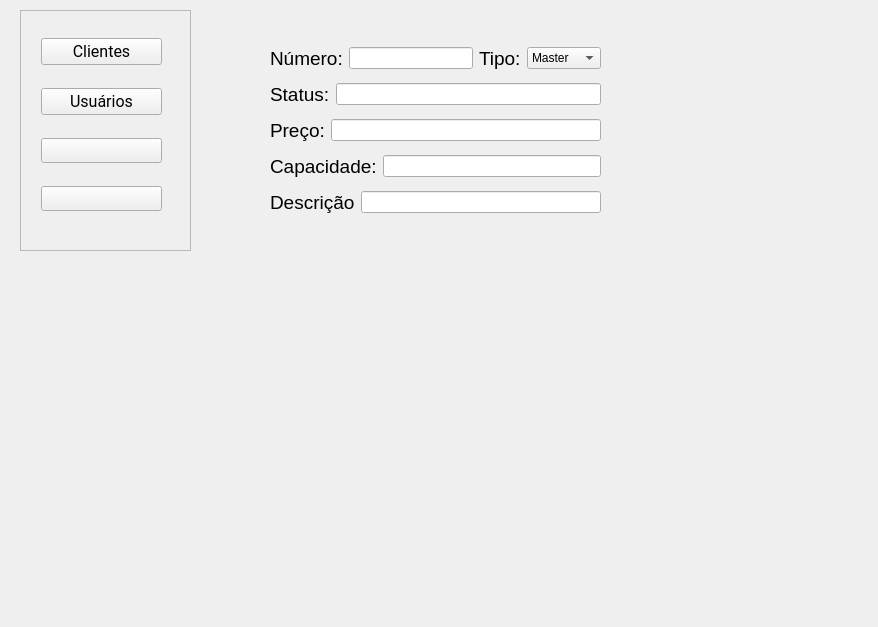
<?xml version="1.0" encoding="UTF-8"?>
<ui version="4.0">
 <class>MainWindow</class>
 <widget class="QMainWindow" name="MainWindow">
  <property name="geometry">
   <rect>
    <x>0</x>
    <y>0</y>
    <width>878</width>
    <height>627</height>
   </rect>
  </property>
  <property name="windowTitle">
   <string>MainWindow</string>
  </property>
  <widget class="QWidget" name="centralwidget">
   <widget class="QStackedWidget" name="stackedMenu">
    <property name="geometry">
     <rect>
      <x>20</x>
      <y>10</y>
      <width>171</width>
      <height>241</height>
     </rect>
    </property>
    <property name="frameShape">
     <enum>QFrame::StyledPanel</enum>
    </property>
    <property name="frameShadow">
     <enum>QFrame::Raised</enum>
    </property>
    <property name="currentIndex">
     <number>0</number>
    </property>
    <widget class="QWidget" name="stackedWidgetPage1">
     <widget class="QWidget" name="verticalLayoutWidget">
      <property name="geometry">
       <rect>
        <x>20</x>
        <y>10</y>
        <width>121</width>
        <height>211</height>
       </rect>
      </property>
      <layout class="QVBoxLayout" name="verticalLayout">
       <item>
        <widget class="QPushButton" name="clienteButton">
         <property name="font">
          <font>
           <family>Roboto</family>
           <pointsize>12</pointsize>
           <weight>50</weight>
           <italic>false</italic>
           <bold>false</bold>
          </font>
         </property>
         <property name="text">
          <string>Clientes</string>
         </property>
        </widget>
       </item>
       <item>
        <widget class="QPushButton" name="userButton">
         <property name="font">
          <font>
           <family>Roboto</family>
           <pointsize>12</pointsize>
           <weight>50</weight>
           <italic>false</italic>
           <bold>false</bold>
          </font>
         </property>
         <property name="text">
          <string>Usuários</string>
         </property>
        </widget>
       </item>
       <item>
        <widget class="QPushButton" name="pushButton_4">
         <property name="font">
          <font>
           <family>Roboto</family>
           <pointsize>10</pointsize>
           <weight>50</weight>
           <italic>true</italic>
           <bold>false</bold>
          </font>
         </property>
         <property name="text">
          <string/>
         </property>
        </widget>
       </item>
       <item>
        <widget class="QPushButton" name="pushButton_2">
         <property name="font">
          <font>
           <family>Roboto</family>
           <pointsize>10</pointsize>
           <weight>50</weight>
           <italic>true</italic>
           <bold>false</bold>
          </font>
         </property>
         <property name="text">
          <string/>
         </property>
        </widget>
       </item>
      </layout>
     </widget>
    </widget>
    <widget class="QWidget" name="page_4">
     <widget class="QWidget" name="verticalLayoutWidget_2">
      <property name="geometry">
       <rect>
        <x>0</x>
        <y>10</y>
        <width>121</width>
        <height>211</height>
       </rect>
      </property>
      <layout class="QVBoxLayout" name="verticalLayout_2">
       <item>
        <widget class="QLabel" name="label">
         <property name="font">
          <font>
           <family>Roboto</family>
           <pointsize>12</pointsize>
           <weight>75</weight>
           <bold>true</bold>
          </font>
         </property>
         <property name="text">
          <string>       Clientes</string>
         </property>
        </widget>
       </item>
       <item>
        <widget class="QPushButton" name="client_cadstrButton">
         <property name="font">
          <font>
           <family>Roboto</family>
           <pointsize>10</pointsize>
           <weight>50</weight>
           <italic>true</italic>
           <bold>false</bold>
          </font>
         </property>
         <property name="text">
          <string>Novo Cadastro</string>
         </property>
        </widget>
       </item>
       <item>
        <widget class="QPushButton" name="cliente_listarButton">
         <property name="font">
          <font>
           <family>Roboto</family>
           <pointsize>10</pointsize>
           <weight>50</weight>
           <italic>true</italic>
           <bold>false</bold>
          </font>
         </property>
         <property name="text">
          <string>Listar Clientes</string>
         </property>
        </widget>
       </item>
       <item>
        <widget class="QPushButton" name="clienteButton_back">
         <property name="font">
          <font>
           <family>Roboto</family>
           <pointsize>10</pointsize>
           <weight>50</weight>
           <italic>true</italic>
           <bold>false</bold>
          </font>
         </property>
         <property name="text">
          <string>Voltar</string>
         </property>
        </widget>
       </item>
       <item>
        <spacer name="verticalSpacer_2">
         <property name="orientation">
          <enum>Qt::Vertical</enum>
         </property>
         <property name="sizeHint" stdset="0">
          <size>
           <width>20</width>
           <height>40</height>
          </size>
         </property>
        </spacer>
       </item>
      </layout>
     </widget>
     <widget class="QPushButton" name="open_closeButton">
      <property name="geometry">
       <rect>
        <x>0</x>
        <y>340</y>
        <width>31</width>
        <height>31</height>
       </rect>
      </property>
      <property name="font">
       <font>
        <pointsize>12</pointsize>
        <weight>75</weight>
        <bold>true</bold>
       </font>
      </property>
      <property name="text">
       <string/>
      </property>
     </widget>
    </widget>
    <widget class="QWidget" name="page_5">
     <widget class="QWidget" name="verticalLayoutWidget_4">
      <property name="geometry">
       <rect>
        <x>0</x>
        <y>10</y>
        <width>121</width>
        <height>211</height>
       </rect>
      </property>
      <layout class="QVBoxLayout" name="verticalLayout_4">
       <item>
        <widget class="QLabel" name="label_2">
         <property name="font">
          <font>
           <family>Roboto</family>
           <pointsize>12</pointsize>
           <weight>75</weight>
           <bold>true</bold>
          </font>
         </property>
         <property name="text">
          <string>      Usuários</string>
         </property>
        </widget>
       </item>
       <item>
        <widget class="QPushButton" name="user_cadstrButton">
         <property name="font">
          <font>
           <family>Roboto</family>
           <pointsize>10</pointsize>
           <weight>50</weight>
           <italic>true</italic>
           <bold>false</bold>
          </font>
         </property>
         <property name="text">
          <string>Novo Cadastro</string>
         </property>
        </widget>
       </item>
       <item>
        <widget class="QPushButton" name="user_listarButton">
         <property name="font">
          <font>
           <family>Roboto</family>
           <pointsize>10</pointsize>
           <weight>50</weight>
           <italic>true</italic>
           <bold>false</bold>
          </font>
         </property>
         <property name="text">
          <string>Listar Usuários</string>
         </property>
        </widget>
       </item>
       <item>
        <widget class="QPushButton" name="userButton_back">
         <property name="font">
          <font>
           <family>Roboto</family>
           <pointsize>10</pointsize>
           <weight>50</weight>
           <italic>true</italic>
           <bold>false</bold>
          </font>
         </property>
         <property name="text">
          <string>Voltar</string>
         </property>
        </widget>
       </item>
       <item>
        <spacer name="verticalSpacer_4">
         <property name="orientation">
          <enum>Qt::Vertical</enum>
         </property>
         <property name="sizeHint" stdset="0">
          <size>
           <width>20</width>
           <height>40</height>
          </size>
         </property>
        </spacer>
       </item>
      </layout>
     </widget>
    </widget>
   </widget>
   <widget class="QStackedWidget" name="stackedWidget">
    <property name="geometry">
     <rect>
      <x>200</x>
      <y>30</y>
      <width>641</width>
      <height>591</height>
     </rect>
    </property>
    <property name="currentIndex">
     <number>4</number>
    </property>
    <widget class="QWidget" name="page">
     <widget class="QTableWidget" name="tableWidget">
      <property name="geometry">
       <rect>
        <x>10</x>
        <y>20</y>
        <width>631</width>
        <height>481</height>
       </rect>
      </property>
      <property name="font">
       <font>
        <family>Roboto</family>
        <pointsize>12</pointsize>
        <weight>50</weight>
        <bold>false</bold>
       </font>
      </property>
      <column>
       <property name="text">
        <string>ID</string>
       </property>
      </column>
      <column>
       <property name="text">
        <string>Nome</string>
       </property>
      </column>
      <column>
       <property name="text">
        <string>CPF   </string>
       </property>
      </column>
      <column>
       <property name="text">
        <string>E-mail</string>
       </property>
      </column>
      <column>
       <property name="text">
        <string>Telefone</string>
       </property>
      </column>
      <column>
       <property name="text">
        <string>Endereço</string>
       </property>
      </column>
     </widget>
     <widget class="QPushButton" name="editButton">
      <property name="geometry">
       <rect>
        <x>10</x>
        <y>540</y>
        <width>91</width>
        <height>41</height>
       </rect>
      </property>
      <property name="font">
       <font>
        <family>Roboto</family>
        <pointsize>10</pointsize>
        <weight>50</weight>
        <italic>true</italic>
        <bold>false</bold>
       </font>
      </property>
      <property name="text">
       <string>Editar</string>
      </property>
     </widget>
     <widget class="QPushButton" name="dellButton">
      <property name="geometry">
       <rect>
        <x>110</x>
        <y>540</y>
        <width>91</width>
        <height>41</height>
       </rect>
      </property>
      <property name="font">
       <font>
        <family>Roboto</family>
        <pointsize>10</pointsize>
        <weight>50</weight>
        <italic>true</italic>
        <bold>false</bold>
       </font>
      </property>
      <property name="text">
       <string>Deletar</string>
      </property>
     </widget>
     <widget class="QPushButton" name="closeButton">
      <property name="geometry">
       <rect>
        <x>610</x>
        <y>550</y>
        <width>31</width>
        <height>31</height>
       </rect>
      </property>
      <property name="font">
       <font>
        <pointsize>12</pointsize>
        <weight>75</weight>
        <bold>true</bold>
       </font>
      </property>
      <property name="text">
       <string/>
      </property>
     </widget>
    </widget>
    <widget class="QWidget" name="page_2">
     <widget class="QWidget" name="verticalLayoutWidget_3">
      <property name="geometry">
       <rect>
        <x>10</x>
        <y>20</y>
        <width>631</width>
        <height>391</height>
       </rect>
      </property>
      <layout class="QVBoxLayout" name="verticalLayout_3">
       <item>
        <layout class="QHBoxLayout" name="horizontalLayout_5">
         <item>
          <widget class="QLabel" name="label_name">
           <property name="font">
            <font>
             <family>Roboto</family>
             <pointsize>12</pointsize>
             <weight>50</weight>
             <italic>false</italic>
             <bold>false</bold>
            </font>
           </property>
           <property name="text">
            <string>Nome</string>
           </property>
          </widget>
         </item>
         <item>
          <widget class="QLineEdit" name="lineEdit_name">
           <property name="placeholderText">
            <string>Informe seu Nome completo...</string>
           </property>
          </widget>
         </item>
        </layout>
       </item>
       <item>
        <layout class="QHBoxLayout" name="horizontalLayout_3">
         <item>
          <widget class="QLabel" name="label_user_3">
           <property name="font">
            <font>
             <family>Roboto</family>
             <pointsize>12</pointsize>
             <weight>50</weight>
             <italic>false</italic>
             <bold>false</bold>
            </font>
           </property>
           <property name="text">
            <string>CPF</string>
           </property>
          </widget>
         </item>
         <item>
          <widget class="QLineEdit" name="lineEdit_cpf">
           <property name="placeholderText">
            <string>Informe seu CPF...</string>
           </property>
          </widget>
         </item>
        </layout>
       </item>
       <item>
        <layout class="QHBoxLayout" name="horizontalLayout_6">
         <item>
          <widget class="QLabel" name="label_email">
           <property name="font">
            <font>
             <family>Roboto</family>
             <pointsize>12</pointsize>
             <weight>50</weight>
             <italic>false</italic>
             <bold>false</bold>
            </font>
           </property>
           <property name="text">
            <string>E-mail</string>
           </property>
          </widget>
         </item>
         <item>
          <widget class="QLineEdit" name="lineEdit_email">
           <property name="placeholderText">
            <string>Informe seu E-mail...</string>
           </property>
          </widget>
         </item>
         <item>
          <widget class="QLabel" name="label_user_4">
           <property name="font">
            <font>
             <family>Roboto</family>
             <pointsize>12</pointsize>
             <weight>50</weight>
             <italic>false</italic>
             <bold>false</bold>
            </font>
           </property>
           <property name="text">
            <string>Telefone</string>
           </property>
          </widget>
         </item>
         <item>
          <widget class="QLineEdit" name="lineEdit_phone">
           <property name="placeholderText">
            <string>Informe seu número de Telefone...</string>
           </property>
          </widget>
         </item>
        </layout>
       </item>
       <item>
        <layout class="QHBoxLayout" name="horizontalLayout_7">
         <item>
          <widget class="QLabel" name="label_user_5">
           <property name="font">
            <font>
             <family>Roboto</family>
             <pointsize>12</pointsize>
             <weight>50</weight>
             <italic>false</italic>
             <bold>false</bold>
            </font>
           </property>
           <property name="text">
            <string>Endereço</string>
           </property>
          </widget>
         </item>
         <item>
          <widget class="QLineEdit" name="lineEdit_endereco">
           <property name="placeholderText">
            <string>Informe seu Endereço...</string>
           </property>
          </widget>
         </item>
        </layout>
       </item>
       <item>
        <spacer name="verticalSpacer_3">
         <property name="orientation">
          <enum>Qt::Vertical</enum>
         </property>
         <property name="sizeType">
          <enum>QSizePolicy::Expanding</enum>
         </property>
         <property name="sizeHint" stdset="0">
          <size>
           <width>20</width>
           <height>40</height>
          </size>
         </property>
        </spacer>
       </item>
      </layout>
     </widget>
     <widget class="QPushButton" name="Button_cadstr">
      <property name="geometry">
       <rect>
        <x>10</x>
        <y>540</y>
        <width>91</width>
        <height>41</height>
       </rect>
      </property>
      <property name="font">
       <font>
        <family>Roboto</family>
        <pointsize>10</pointsize>
        <weight>50</weight>
        <italic>true</italic>
        <bold>false</bold>
       </font>
      </property>
      <property name="text">
       <string>Cadastrar</string>
      </property>
     </widget>
     <widget class="QPushButton" name="closeButton_2">
      <property name="geometry">
       <rect>
        <x>610</x>
        <y>550</y>
        <width>31</width>
        <height>31</height>
       </rect>
      </property>
      <property name="font">
       <font>
        <pointsize>12</pointsize>
        <weight>75</weight>
        <bold>true</bold>
       </font>
      </property>
      <property name="text">
       <string/>
      </property>
     </widget>
    </widget>
    <widget class="QWidget" name="page_3">
     <widget class="QTableWidget" name="tableWidget_2">
      <property name="geometry">
       <rect>
        <x>10</x>
        <y>20</y>
        <width>631</width>
        <height>481</height>
       </rect>
      </property>
      <property name="font">
       <font>
        <family>Roboto</family>
        <pointsize>12</pointsize>
        <weight>50</weight>
        <bold>false</bold>
       </font>
      </property>
      <column>
       <property name="text">
        <string>ID</string>
       </property>
      </column>
      <column>
       <property name="text">
        <string>Nome</string>
       </property>
      </column>
      <column>
       <property name="text">
        <string>Usuário</string>
       </property>
      </column>
      <column>
       <property name="text">
        <string>E-mail</string>
       </property>
      </column>
      <column>
       <property name="text">
        <string>Senha</string>
       </property>
      </column>
     </widget>
     <widget class="QPushButton" name="editButton_2">
      <property name="geometry">
       <rect>
        <x>10</x>
        <y>540</y>
        <width>91</width>
        <height>41</height>
       </rect>
      </property>
      <property name="font">
       <font>
        <family>Roboto</family>
        <pointsize>10</pointsize>
        <weight>50</weight>
        <italic>true</italic>
        <bold>false</bold>
       </font>
      </property>
      <property name="text">
       <string>Editar</string>
      </property>
     </widget>
     <widget class="QPushButton" name="dellButton_2">
      <property name="geometry">
       <rect>
        <x>110</x>
        <y>540</y>
        <width>91</width>
        <height>41</height>
       </rect>
      </property>
      <property name="font">
       <font>
        <family>Roboto</family>
        <pointsize>10</pointsize>
        <weight>50</weight>
        <italic>true</italic>
        <bold>false</bold>
       </font>
      </property>
      <property name="text">
       <string>Deletar</string>
      </property>
     </widget>
     <widget class="QPushButton" name="closeButton_3">
      <property name="geometry">
       <rect>
        <x>610</x>
        <y>550</y>
        <width>31</width>
        <height>31</height>
       </rect>
      </property>
      <property name="font">
       <font>
        <pointsize>12</pointsize>
        <weight>75</weight>
        <bold>true</bold>
       </font>
      </property>
      <property name="text">
       <string/>
      </property>
     </widget>
    </widget>
    <widget class="QWidget" name="page_6">
     <widget class="QPushButton" name="closeButton_4">
      <property name="geometry">
       <rect>
        <x>610</x>
        <y>550</y>
        <width>31</width>
        <height>31</height>
       </rect>
      </property>
      <property name="font">
       <font>
        <pointsize>12</pointsize>
        <weight>75</weight>
        <bold>true</bold>
       </font>
      </property>
      <property name="text">
       <string/>
      </property>
     </widget>
     <widget class="QWidget" name="verticalLayoutWidget_5">
      <property name="geometry">
       <rect>
        <x>10</x>
        <y>20</y>
        <width>631</width>
        <height>391</height>
       </rect>
      </property>
      <layout class="QVBoxLayout" name="verticalLayout_5">
       <item>
        <layout class="QHBoxLayout" name="horizontalLayout_8">
         <item>
          <widget class="QLabel" name="label_name_2">
           <property name="font">
            <font>
             <family>Roboto</family>
             <pointsize>12</pointsize>
             <weight>50</weight>
             <italic>false</italic>
             <bold>false</bold>
            </font>
           </property>
           <property name="text">
            <string>Nome</string>
           </property>
          </widget>
         </item>
         <item>
          <widget class="QLineEdit" name="lineEdit_name_2">
           <property name="placeholderText">
            <string>Informe seu Nome completo...</string>
           </property>
          </widget>
         </item>
        </layout>
       </item>
       <item>
        <layout class="QHBoxLayout" name="horizontalLayout_4">
         <item>
          <widget class="QLabel" name="label_user_6">
           <property name="font">
            <font>
             <family>Roboto</family>
             <pointsize>12</pointsize>
             <weight>50</weight>
             <italic>false</italic>
             <bold>false</bold>
            </font>
           </property>
           <property name="text">
            <string>Usuário</string>
           </property>
          </widget>
         </item>
         <item>
          <widget class="QLineEdit" name="lineEdit_user">
           <property name="placeholderText">
            <string>Informe seu CPF...</string>
           </property>
          </widget>
         </item>
        </layout>
       </item>
       <item>
        <layout class="QHBoxLayout" name="horizontalLayout_9">
         <item>
          <widget class="QLabel" name="label_email_2">
           <property name="font">
            <font>
             <family>Roboto</family>
             <pointsize>12</pointsize>
             <weight>50</weight>
             <italic>false</italic>
             <bold>false</bold>
            </font>
           </property>
           <property name="text">
            <string>E-mail</string>
           </property>
          </widget>
         </item>
         <item>
          <widget class="QLineEdit" name="lineEdit_email_2">
           <property name="placeholderText">
            <string>Informe seu E-mail...</string>
           </property>
          </widget>
         </item>
        </layout>
       </item>
       <item>
        <layout class="QHBoxLayout" name="horizontalLayout_10"/>
       </item>
       <item>
        <layout class="QHBoxLayout" name="horizontalLayout_11">
         <item>
          <widget class="QLabel" name="label_passwrd">
           <property name="font">
            <font>
             <family>Roboto</family>
             <pointsize>12</pointsize>
             <weight>50</weight>
             <italic>false</italic>
             <bold>false</bold>
            </font>
           </property>
           <property name="text">
            <string>Senha</string>
           </property>
          </widget>
         </item>
         <item>
          <layout class="QVBoxLayout" name="verticalLayout_6">
           <item>
            <widget class="QLineEdit" name="lineEdit_passwrd">
             <property name="placeholderText">
              <string>Informe sua Senha...</string>
             </property>
            </widget>
           </item>
           <item>
            <widget class="QLineEdit" name="lineEdit_passwrd_confirm">
             <property name="placeholderText">
              <string>Confirme sua Senha...</string>
             </property>
            </widget>
           </item>
          </layout>
         </item>
         <item>
          <widget class="QPushButton" name="passButton_view">
           <property name="text">
            <string/>
           </property>
          </widget>
         </item>
        </layout>
       </item>
       <item>
        <spacer name="verticalSpacer_5">
         <property name="orientation">
          <enum>Qt::Vertical</enum>
         </property>
         <property name="sizeType">
          <enum>QSizePolicy::Expanding</enum>
         </property>
         <property name="sizeHint" stdset="0">
          <size>
           <width>20</width>
           <height>40</height>
          </size>
         </property>
        </spacer>
       </item>
      </layout>
     </widget>
     <widget class="QPushButton" name="Button_cadstr_2">
      <property name="geometry">
       <rect>
        <x>10</x>
        <y>540</y>
        <width>91</width>
        <height>41</height>
       </rect>
      </property>
      <property name="font">
       <font>
        <family>Roboto</family>
        <pointsize>10</pointsize>
        <weight>50</weight>
        <italic>true</italic>
        <bold>false</bold>
       </font>
      </property>
      <property name="text">
       <string>Cadastrar</string>
      </property>
     </widget>
    </widget>
    <widget class="QWidget" name="page_7">
     <widget class="QWidget" name="verticalLayoutWidget_7">
      <property name="geometry">
       <rect>
        <x>70</x>
        <y>10</y>
        <width>331</width>
        <height>181</height>
       </rect>
      </property>
      <layout class="QVBoxLayout" name="verticalLayout_8">
       <item>
        <layout class="QHBoxLayout" name="horizontalLayout_2">
         <item>
          <widget class="QLabel" name="label_4">
           <property name="font">
            <font>
             <pointsize>14</pointsize>
            </font>
           </property>
           <property name="text">
            <string>Número:</string>
           </property>
          </widget>
         </item>
         <item>
          <widget class="QLineEdit" name="lineEdit_2"/>
         </item>
         <item>
          <widget class="QLabel" name="label_3">
           <property name="font">
            <font>
             <pointsize>14</pointsize>
            </font>
           </property>
           <property name="text">
            <string>Tipo:</string>
           </property>
          </widget>
         </item>
         <item>
          <widget class="QComboBox" name="comboBox">
           <item>
            <property name="text">
             <string>Master</string>
            </property>
           </item>
           <item>
            <property name="text">
             <string>Luxo</string>
            </property>
           </item>
           <item>
            <property name="text">
             <string>Suíte</string>
            </property>
           </item>
           <item>
            <property name="text">
             <string>Simples</string>
            </property>
           </item>
           <item>
            <property name="text">
             <string>Duplo</string>
            </property>
           </item>
          </widget>
         </item>
        </layout>
       </item>
       <item>
        <layout class="QHBoxLayout" name="horizontalLayout_15">
         <item>
          <widget class="QLabel" name="label_6">
           <property name="font">
            <font>
             <pointsize>14</pointsize>
            </font>
           </property>
           <property name="text">
            <string>Status:</string>
           </property>
          </widget>
         </item>
         <item>
          <widget class="QLineEdit" name="lineEdit_4"/>
         </item>
        </layout>
       </item>
       <item>
        <layout class="QHBoxLayout" name="horizontalLayout_12">
         <item>
          <widget class="QLabel" name="label_5">
           <property name="font">
            <font>
             <pointsize>14</pointsize>
            </font>
           </property>
           <property name="text">
            <string>Preço:</string>
           </property>
          </widget>
         </item>
         <item>
          <widget class="QLineEdit" name="lineEdit_5"/>
         </item>
        </layout>
       </item>
       <item>
        <layout class="QHBoxLayout" name="horizontalLayout_13">
         <item>
          <widget class="QLabel" name="label_7">
           <property name="font">
            <font>
             <pointsize>14</pointsize>
            </font>
           </property>
           <property name="text">
            <string>Capacidade:</string>
           </property>
          </widget>
         </item>
         <item>
          <widget class="QLineEdit" name="lineEdit_3"/>
         </item>
        </layout>
       </item>
       <item>
        <layout class="QHBoxLayout" name="horizontalLayout_14">
         <item>
          <widget class="QLabel" name="label_8">
           <property name="font">
            <font>
             <pointsize>14</pointsize>
            </font>
           </property>
           <property name="text">
            <string>Descrição</string>
           </property>
          </widget>
         </item>
         <item>
          <widget class="QLineEdit" name="lineEdit"/>
         </item>
        </layout>
       </item>
      </layout>
     </widget>
    </widget>
    <widget class="QWidget" name="page_8"/>
    <widget class="QWidget" name="page_9"/>
    <widget class="QWidget" name="page_10"/>
   </widget>
  </widget>
 </widget>
 <resources/>
 <connections/>
</ui>
